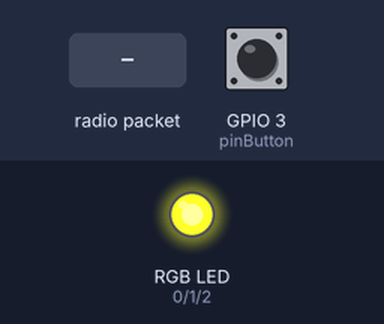
Simulated run of this sketch. Board: ESP8266 (NodeMCU). On the bench: an RGB LED mixed from three pins (HIGH = lit). Dashed ring = blinking. The test bench sets the inputs (shaded band); at power-on: GPIO 3 (pinButton) HIGH.

Above: at 1.2 s.
1.3 s: radio packet "1" arrives
At 1.75 s:
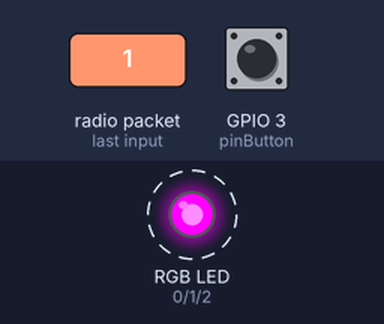
At 3.9 s:
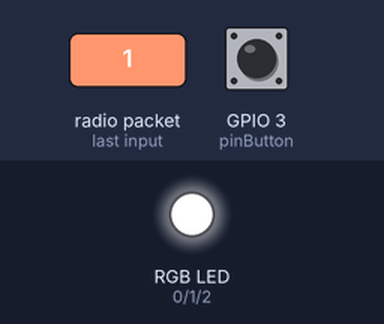
4.3 s: radio packet "0" arrives
At 5.3 s:
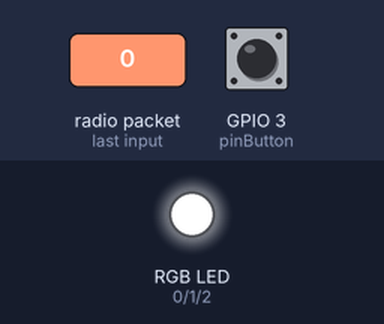
7.3 s: radio packet "2" arrives
Timing chart, 0 to 22.3 s (numbered marks = the images above; inputs shaded):
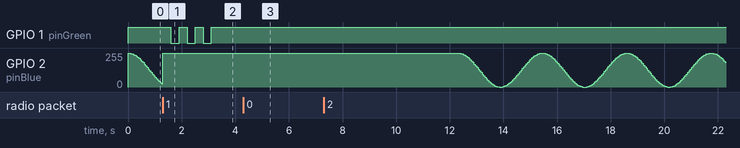

Measured:
- after the input at 1.3 s, GPIO 1 (pinGreen): alternates HIGH for 0.30 s and LOW for 0.30 s, 6 changes in all, then stays HIGH, starting after 0.30 s
- after the input at 4.3 s, GPIO 2 (pinBlue): stays 255/255 (without the input it goes to 254/255 after 2.0 s)

The sketch:

buzzer.ino
```cpp
#include "espnow.h"
#include "ESP8266WiFi.h"

uint8_t mac[] = {0xa8, 0x48, 0xfa, 0xff, 0xb6, 0x2b};

typedef enum {
  BW_CONNECT = 1,
  BW_UPDATE = 2,
  BW_KEEPALIVE = 3,
} bwCommand_t;

typedef enum {
  BW_STATION = 1,
  BW_BUTTON = 2,
  BW_LED_BUTTON = 3,
  BW_RGB_BUTTON = 4,
  BW_MAX_DEVICE
} bwDeviceType_t;

typedef enum {
  BW_RED = 'r',
  BW_GREEN = 'g',
  BW_BLUE = 'b',
  BW_PRESSED = 'P',
  BW_RELEASED = 'R',
} bwUpdateType_t;

int pinRed = 0;
int pinGreen = 1;
int pinBlue = 2;
int pinButton = 3;
#define PENDINGLED pinBlue
#define SUCCESSLED pinGreen
#define ERRORLED pinRed

unsigned long lastButtonPress = 0;
unsigned long lastUpdate = 0;

void updateValues(uint8_t* data, uint8_t length) {
  uint8_t i=0;
  while (i<length) {
    switch (data[i]) {
      case BW_RED:
        analogWrite(pinRed, 255-data[++i]);
        break;
      case BW_GREEN:
        analogWrite(pinGreen, 255-data[++i]);
        break;
      case BW_BLUE:
        analogWrite(pinBlue, 255-data[++i]);
        break;
      default:
        return;
    }
    i++;
  }
}

bwUpdateType_t lastState = BW_RELEASED;
ICACHE_RAM_ATTR void onButtonPress() {
  unsigned long _lastButtonPress = lastButtonPress;
  lastButtonPress = millis();
  if (lastButtonPress - _lastButtonPress < 10) { return; }
  switch (lastState) {
    case BW_RELEASED:
      lastState = BW_PRESSED;
      break;
    default:
      lastState = BW_RELEASED;
      break;
  }
  uint8_t data[] = {BW_UPDATE, lastState};
  sendData(mac, data, 2);
}

void onDataReceive(uint8_t* macAddress, uint8_t* data, uint8_t length) {
  lastUpdate = millis();
  if (length < 1) { return; }
  switch (data[0]) {
    case BW_CONNECT:
    case BW_KEEPALIVE:
      break;
    case BW_UPDATE:
      updateValues(data+1, length-1);
      break;
    default:
      return;
  }
}

void sendData(uint8_t* macAddress, uint8_t* data, uint8_t length) {
  esp_now_send(macAddress, data, length);
}

unsigned long lastKeepalive = 0;
void sendKeepalive() {
  unsigned long timeNow = millis();
  if (timeNow - lastKeepalive < 800) { return; }
  uint8_t data[] = {BW_KEEPALIVE};
  sendData(mac, data, 1);
  lastKeepalive = timeNow;
}

bool isConnected(unsigned long threshold) {
  return lastUpdate && ((millis() - lastUpdate) < threshold);
}

void initConnections() {
  WiFi.mode(WIFI_STA);
  WiFi.disconnect();

  if (esp_now_init()) {
    // TODO show error
    return;
  }

  esp_now_set_self_role(ESP_NOW_ROLE_COMBO);
  esp_now_register_recv_cb(onDataReceive);
  esp_now_add_peer(mac, ESP_NOW_ROLE_COMBO, 0, NULL, 0);
}

void initHardware() {
  pinMode(pinRed, OUTPUT);
  pinMode(pinGreen, OUTPUT);
  pinMode(pinBlue, OUTPUT);
  digitalWrite(pinRed, HIGH);
  digitalWrite(pinGreen, HIGH);
  digitalWrite(pinBlue, HIGH);
  pinMode(pinButton, INPUT_PULLUP);
  attachInterrupt(digitalPinToInterrupt(pinButton), onButtonPress, CHANGE);
}

void waitForConnection() {
  unsigned long timeStart = millis();
  unsigned long timeNow;
  unsigned long nTry = 0;
  unsigned long tTry = 500;
  uint8_t data[] = {BW_CONNECT, BW_RGB_BUTTON};
  while (true) {
    timeNow = millis();
    analogWrite(PENDINGLED, floor((cos(0.002 * (timeNow - timeStart)) + 1) * 127));
    if (isConnected(2000)) { break; }
    if (timeNow > timeStart + nTry * tTry) {
      sendData(mac, data, 2);
      nTry++;
    }
    delay(50);
  }

  digitalWrite(PENDINGLED, HIGH);

  for (uint8_t i=0; i<3; i++) {
    digitalWrite(SUCCESSLED, HIGH);
    delay(300);
    digitalWrite(SUCCESSLED, LOW);
    delay(300);
  }
  digitalWrite(SUCCESSLED, HIGH);
}

void setup() {
  // put your setup code here, to run once:
  initHardware();
  initConnections();
}

void loop() {
  // put your main code here, to run repeatedly:
  if (isConnected(5000)) {
    sendKeepalive();
    return;
  }
  waitForConnection();
}
```
